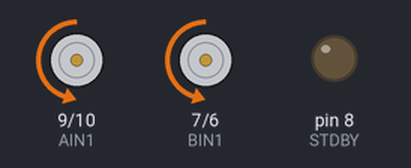
A sketch run on a simulated Arduino Uno, built with avr-gcc and run on an emulated ATmega328P. On the bench: motor-driver pin pairs drawn as motors (green arrow = first pin HIGH = forward, orange = second pin HIGH = backward, longer = more drive, scaled by the enable pin), output pins drawn as LEDs (lit = HIGH).

Above: at 0.5 s.
Timing chart, 0 to 4.6 s (numbered marks = the images above):
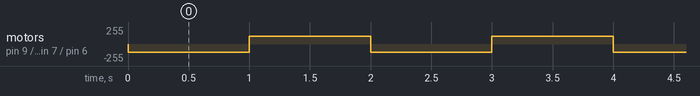

Measured:
- by itself, motor on pin 9 (AIN1) / pin 10 (AIN2), motor on pin 7 (BIN1) / pin 6 (BIN2): alternates forward 120/255 for 1.0 s and backward 120/255 for 1.0 s

The sketch:

Robot_motor_only.ino
```cpp
// Pololu #713 motor driver pin assignments
  const int PWMA = 11; // Pololu drive A
  const int AIN2 = 10;
  const int AIN1 = 9;
  const int STDBY = 8;
  const int BIN1 = 7; // Pololu drive B
  const int BIN2 = 6;
  const int PWMB = 5;

void setup (){

  pinMode (STDBY, OUTPUT );
  digitalWrite (STDBY, LOW );
  pinMode (PWMA, OUTPUT );
  pinMode (AIN1, OUTPUT );
  pinMode (AIN2, OUTPUT );
  pinMode (PWMB, OUTPUT );
  pinMode (BIN1, OUTPUT );
  pinMode (BIN2, OUTPUT );
  Serial.begin(9600);
}

void loop ()
{
  //int sense_right = analogRead(A7);
  //int sense_mid = analogRead(A6);
  //int sense_left = analogRead(A5);
  //float err = (vdes - vact);
  //float gain = .25;
  //int command = err * gain;
  //command = constrain(command,-255, 255);
  //Serial.print(sense_right);
  //Serial.print(" ");
  //Serial.print(sense_mid);
  //Serial.print(" ");
  //Serial.println(sense_left);


  motorWrite(120, AIN1, AIN2, PWMA);
  motorWrite(120, BIN1, BIN2, PWMB);
  delay(1000);

  motorWrite(-120, AIN1, AIN2, PWMA);
  motorWrite(-120, BIN1, BIN2, PWMB);
  delay(1000);


}

void motorWrite (int motorSpeed, int pin_IN1, int pin_IN2, int pin_PWM )
{
    if (motorSpeed < 0){
	digitalWrite(pin_IN1, HIGH);
	digitalWrite(pin_IN2, LOW);
    }
    else{
	digitalWrite(pin_IN2, HIGH);
	digitalWrite(pin_IN1, LOW);
    }

    motorSpeed = abs(motorSpeed);
    motorSpeed = constrain(motorSpeed, 0, 255);
    analogWrite(pin_PWM, motorSpeed);
}
```
